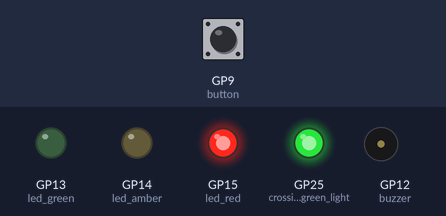
Bench run of a program on a simulated Raspberry Pi Pico running MicroPython. On the bench: output pins drawn as LEDs (lit = HIGH), buzzer (waves = sounding, pin HIGH). The inputs (shaded band) are chosen by the test bench; at power-on: GP9 (button) LOW. Threads take turns every 2 ms.

Above: at 5.0 s.
At 15.0 s:
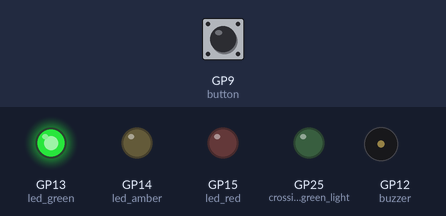
At 21.5 s:
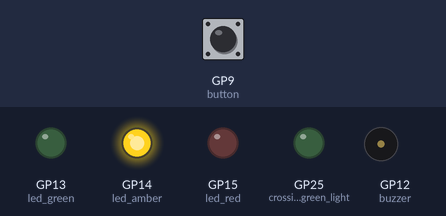
Timing chart, 0 to 29.9 s (numbered marks = the images above):
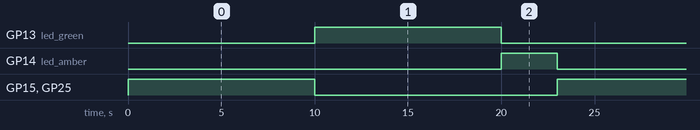

Measured:
- by itself, GP13 (led_green), GP15 (led_red), GP25 (crossing_green_light): alternates HIGH for 10.0 s and LOW for 13.0 s
- by itself, GP14 (led_amber): alternates HIGH for 3.0 s and LOW for 20.0 s
- by itself, everything shown: repeats every 23.0 s, in 3 steps

The program:

puffin_crossing.py
```python
from machine import Pin
from utime import sleep
import _thread

GREEN_TIME = 10
AMBER_TIME = 3
RED_TIME = 10


def signal_handler(signal, time):
    signal.on()
    sleep(time)
    signal.off()


global crossing_allowed
crossing_allowed = False


def puffin_crossing_thread(
        button, buzzer, crossing_allowed_time):
    global crossing_allowed
    button_pressed = False
    while True:
        if button.value() == 1:
            button_pressed = True
        if crossing_allowed:
            if button_pressed:
                while crossing_allowed:
                    buzzer.on()
                    sleep(0.1)
                    buzzer.off()
                    sleep(1.9)
            else:
                sleep(crossing_allowed_time)
            button_pressed = False


led_green = Pin(13, Pin.OUT)
led_amber = Pin(14, Pin.OUT)
led_red = Pin(15, Pin.OUT)

button = Pin(9, Pin.IN, Pin.PULL_DOWN)
buzzer = Pin(12, Pin.OUT)
crossing_green_light = Pin("LED", Pin.OUT)

_thread.start_new_thread(puffin_crossing_thread,
                         (button, buzzer, RED_TIME))

while True:
    crossing_allowed = True
    crossing_green_light.on()
    signal_handler(led_red, RED_TIME)
    crossing_green_light.off()
    crossing_allowed = False

    signal_handler(led_green, GREEN_TIME)
    signal_handler(led_amber, AMBER_TIME)
```
